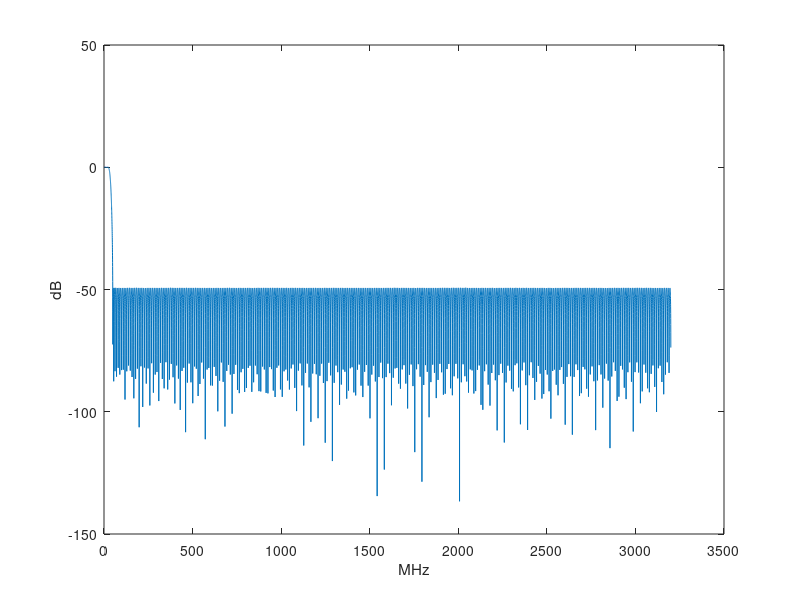

The MATLAB source for this figure:
clc;
clear all;
close all;

%Parameters
Fsamp = 6400;
nb_size = 2^14;

%Read file
taps = csvread('taps.txt');

%Frequency response
h_taps = 20*log10(abs(freqz(taps,1,nb_size)));

figure(1);
x_axis =(0:Fsamp/2/length(h_taps):Fsamp/2-Fsamp/2/length(h_taps)).';
plot(x_axis,h_taps);
xlabel('MHz')
ylabel('dB')